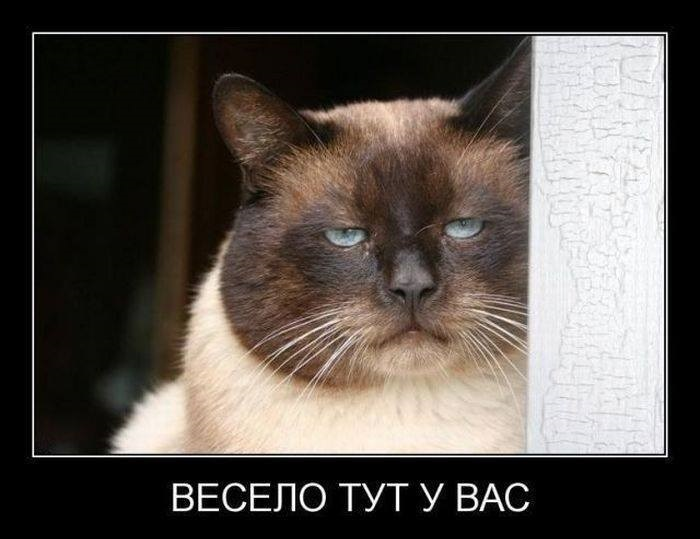
#> input picture Lab-8/sad_cat.jpg, 700 x 539 px
$ python lab_8_1_.py
#> lines starting #> are read from the running program, lines starting #| are printed output that depends on the picture
# -*- coding: utf-8 -*-
"""
Image Processing
"""
#Import required libraries
import numpy as np
import matplotlib.pyplot as plt
import matplotlib.image as mpimg
from PIL import Image

#Open Image
im0 = Image.open("sad_cat.jpg")
#> im0 is the input picture: PIL image 700x539 RGB; mean R, G, B 89, 82.3, 76.6
title0 = Image.open("titles.jpg")
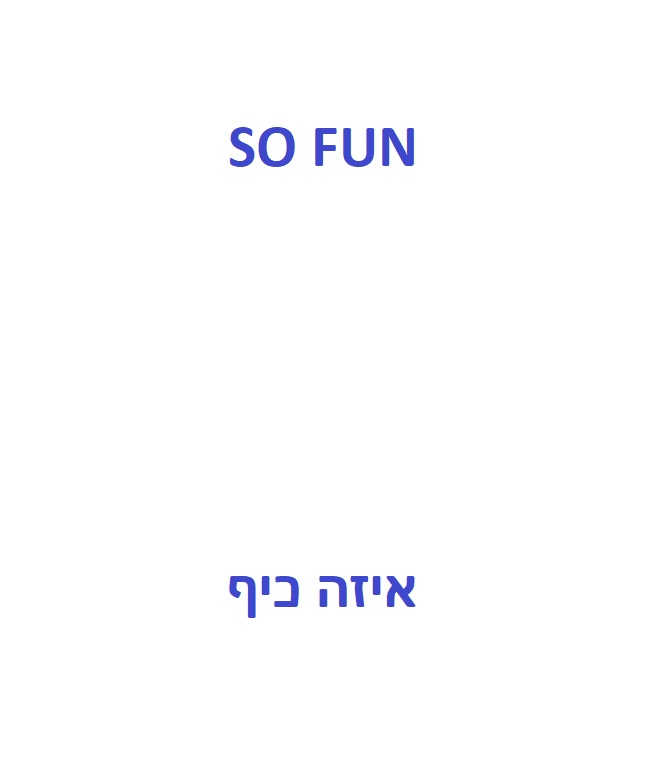
#> input picture Lab-8/titles.jpg, 655 x 765 px
#> title0 is the input picture: PIL image 655x765 RGB; mean R, G, B 252.8, 252.9, 254.3
im0.show()
title0.show()

img = mpimg.imread('sad_cat.jpg')
title = mpimg.imread('titles.jpg')
title1 = title[:,:,0]

rows = title1.shape[0]
#> rows = 765
cols = title1.shape[1]
#> cols = 655

plt.imshow(img)
plt.show()

plt.imshow(title)
plt.show()

plt.imshow(title1, cmap = 'gray')
plt.show()

gr_im =  0.2989*img[:,:,0] + 0.5870*img[:,:,1] + 0.1140*img[:,:,2]
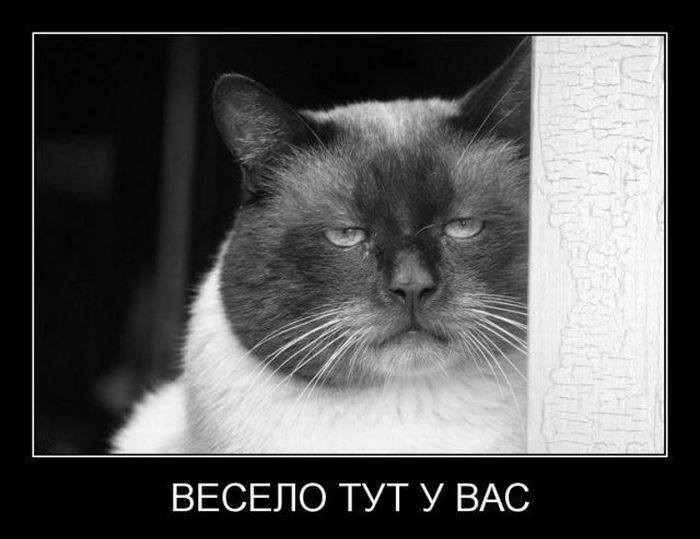
#> gr_im: shape (539, 700) float64; min 0, max 255, mean 83.6
plt.imshow(gr_im, cmap = 'gray')
plt.show()

title_inv = 255 - title1
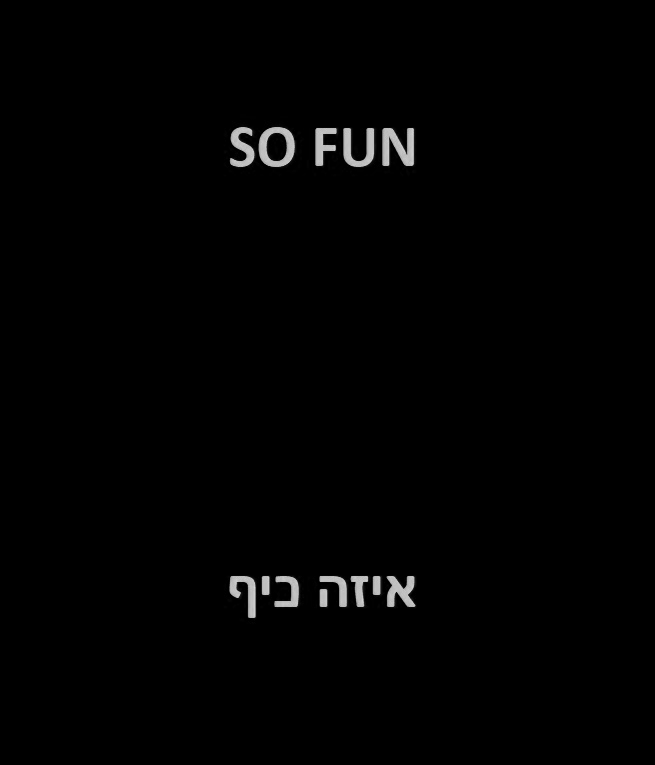
#> title_inv: shape (765, 655); min 0, max 215, mean 2.2
plt.imshow(title_inv, cmap = 'gray')
plt.show()

rows2=rows//2
#> rows2 = 382
title2 = title_inv[0:rows2,:]
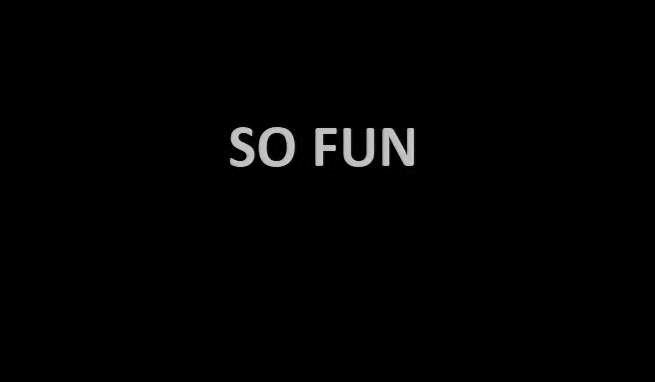
#> title2: shape (382, 655); min 0, max 209, mean 2.4
plt.imshow(title2, cmap = 'gray')
plt.show()
